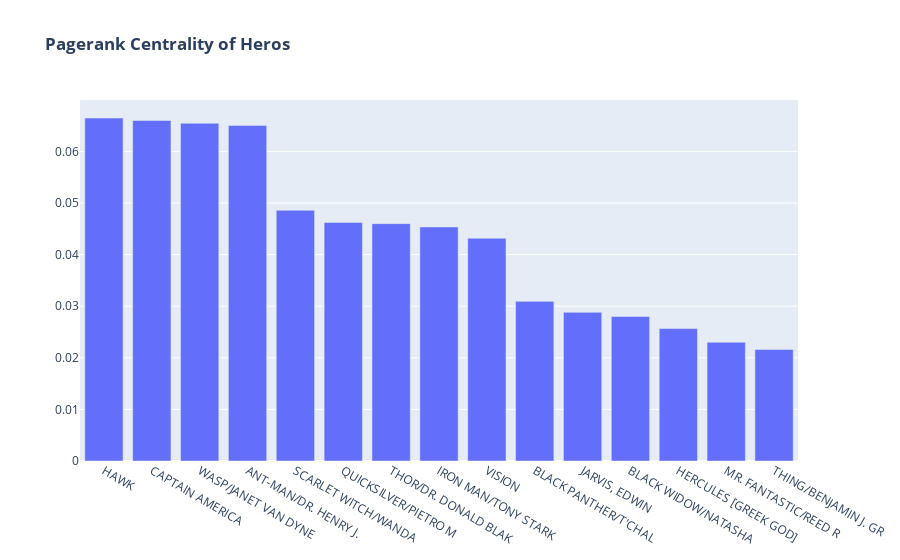

Notebook source saved alongside this figure:
### Code cell
cent_df = cent_df.sort_values(by=['pagerank_cent'], ascending=False)
fig = go.Figure(data=[go.Bar(
    x=cent_df.index[0:15],
    y=cent_df['pagerank_cent'],
)])
fig.update_layout(title_text='<b>Pagerank Centrality of Heros</b>')

### Figure 1 — Plotly figure (JSON) as saved in the notebook; plotly's stock layout.template omitted (floating-point values rounded to 4 significant figures)
{"data": [{"type": "bar", "x": ["HAWK", "CAPTAIN AMERICA", "WASP/JANET VAN DYNE", "ANT-MAN/DR. HENRY J.", "SCARLET WITCH/WANDA", "QUICKSILVER/PIETRO M", "THOR/DR. DONALD BLAK", "IRON MAN/TONY STARK", "VISION", "BLACK PANTHER/T'CHAL", "JARVIS, EDWIN", "BLACK WIDOW/NATASHA", "HERCULES [GREEK GOD]", "MR. FANTASTIC/REED R", "THING/BENJAMIN J. GR"], "y": [0.06645, 0.06599, 0.06545, 0.06503, 0.04859, 0.04622, 0.046, 0.04535, 0.04316, 0.03093, 0.0288, 0.028, 0.02566, 0.02301, 0.02162, 0.02068, 0.01968, 0.01925, 0.01881, 0.01845, 0.01783, 0.01694, 0.01566, 0.01498, 0.01491, 0.01397, 0.01281, 0.01143, 0.01086, 0.01042, 0.009588, 0.008984, 0.008039, 0.007984, 0.007786, 0.007268, 0.007026, 0.006589, 0.00646, 0.005927, 0.005895, 0.005893, 0.005365, 0.005247, 0.005247, 0.005027, 0.004758]}], "layout": {"title": {"text": "<b>Pagerank Centrality of Heros</b>"}}}
